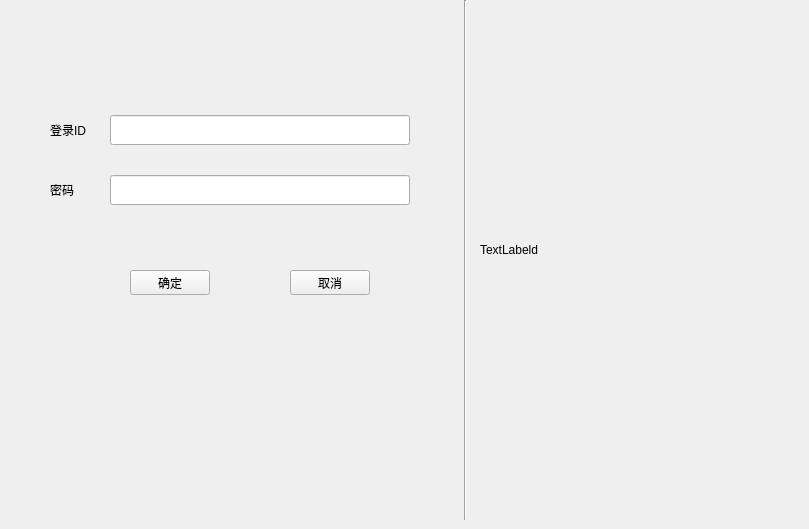
                        <widget class="QWidget" name="tab_login">
                            <attribute name="title">
                                <string>管理员登录</string>
                            </attribute>
                            <widget class="QLabel" name="lb_user_name">
                                <property name="geometry">
                                    <rect>
                                        <x>50</x>
                                        <y>100</y>
                                        <width>60</width>
                                        <height>60</height>
                                    </rect>
                                </property>
                                <property name="text">
                                    <string>登录ID</string>
                                </property>
                            </widget>
                            <widget class="QLabel" name="lb_password">
                                <property name="geometry">
                                    <rect>
                                        <x>50</x>
                                        <y>160</y>
                                        <width>60</width>
                                        <height>60</height>
                                    </rect>
                                </property>
                                <property name="text">
                                    <string>密码</string>
                                </property>
                            </widget>
                            <widget class="QLineEdit" name="le_user_name">
                                <property name="geometry">
                                    <rect>
                                        <x>110</x>
                                        <y>115</y>
                                        <width>300</width>
                                        <height>30</height>
                                    </rect>
                                </property>
                            </widget>
                            <widget class="QLineEdit" name="le_password">
                                <property name="geometry">
                                    <rect>
                                        <x>110</x>
                                        <y>175</y>
                                        <width>300</width>
                                        <height>30</height>
                                    </rect>
                                </property>
                            </widget>
                            <widget class="QPushButton" name="pb_confirm_login">
                                <property name="geometry">
                                    <rect>
                                        <x>130</x>
                                        <y>270</y>
                                        <width>80</width>
                                        <height>25</height>
                                    </rect>
                                </property>
                                <property name="text">
                                    <string>确定</string>
                                </property>
                            </widget>
                            <widget class="QPushButton" name="pb_cancel_login">
                                <property name="geometry">
                                    <rect>
                                        <x>290</x>
                                        <y>270</y>
                                        <width>80</width>
                                        <height>25</height>
                                    </rect>
                                </property>
                                <property name="text">
                                    <string>取消</string>
                                </property>
                            </widget>
                            <widget class="QLabel" name="lb_bobo">
                                <property name="geometry">
                                    <rect>
                                        <x>480</x>
                                        <y>0</y>
                                        <width>320</width>
                                        <height>500</height>
                                    </rect>
                                </property>
                                <property name="text">
                                    <string>TextLabeld</string>
                                </property>
                            </widget>
                            <widget class="Line" name="vertical_line">
                                <property name="geometry">
                                    <rect>
                                        <x>450</x>
                                        <y>0</y>
                                        <width>30</width>
                                        <height>520</height>
                                    </rect>
                                </property>
                                <property name="orientation">
                                    <enum>Qt::Vertical</enum>
                                </property>
                            </widget>
                        </widget>
